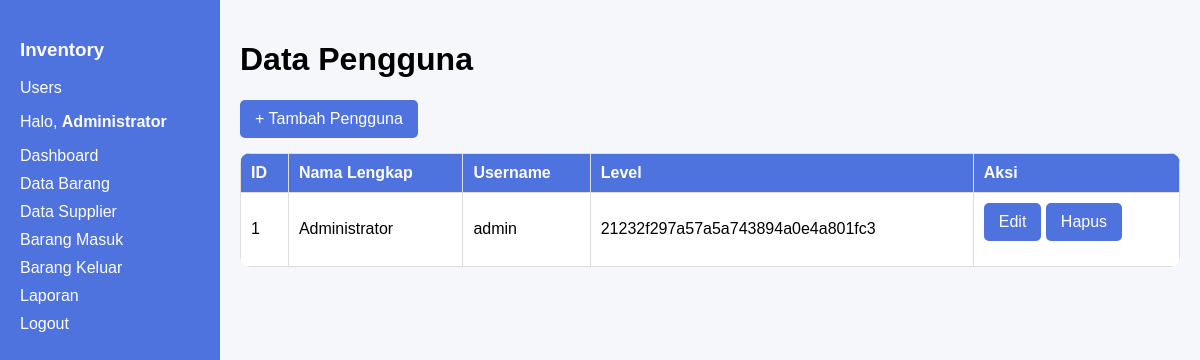
/users.php (signed in), run on the app's committed database.
### tables this page shows
CREATE TABLE `users` (
  `id` int(11) NOT NULL,
  `nama` varchar(100) DEFAULT NULL,
  `username` varchar(50) DEFAULT NULL,
  `password` varchar(255) DEFAULT NULL,
  `level` enum('Admin','User') DEFAULT 'User'
);

### users.php (the view, shortened to what this page needs)
<?php
include 'koneksi.php';
?>
<!DOCTYPE html>
<html>
<head>
</head>
<body>
<div class="sidebar">
    <h3>Inventory</h3>
    <a href="users.php">Users</a>
    <p>Halo, <strong><?= htmlspecialchars($_SESSION['user']['nama']) ?></strong></p>
    <a href="dashboard.php">Dashboard</a>
    <a href="barang.php">Data Barang</a>
    <a href="supplier.php">Data Supplier</a>
    <a href="barang_masuk.php">Barang Masuk</a>
    <a href="barang_keluar.php">Barang Keluar</a>
    <a href="laporan.php">Laporan</a>
    <a href="logout.php">Logout</a>
</div>
<div class="content">
<h1>Data Pengguna</h1>
<a class="btn" href="tambah_pengguna.php">+ Tambah Pengguna</a>
<table>
    <tr>
        <th>ID</th>
        <th>Nama Lengkap</th>
        <th>Username</th>
        <th>Level</th>
        <th>Aksi</th>
    </tr>
    <?php
    $result = mysqli_query($conn, "SELECT * FROM users");
    while($row = mysqli_fetch_assoc($result)) {
        echo "<tr>
                <td>".$row['id']."</td>
                <td>".$row['nama']."</td>
                <td>".$row['username']."</td>
                <td>".$row['password']."</td>
                <td>
                    <a class='btn' href='edit_pengguna.php?id=".$row['id']."'>Edit</a>
                    <a class='btn' href='hapus_pengguna.php?id=".$row['id']."' onclick='return confirm(\"Yakin hapus?\");'>Hapus</a>
                </td>
              </tr>";
    }
    ?>
</table>
</body>
</html>

### users.php (style rules this page uses)
body { font-family: Arial, sans-serif; margin: 0; padding: 0; background: #f5f7fa; }
.sidebar { width: 180px; height: 100vh; background: #4e73df; color: white; position: fixed; padding: 20px; }
.sidebar a { color: white; text-decoration: none; display: block; margin: 10px 0; }
.content { margin-left: 220px; padding: 20px; }
table { width: 100%; border-collapse: collapse; background: white; border-radius: 10px; overflow: hidden; }
th, td { border: 1px solid #ddd; padding: 10px; text-align: left; }
th { background: #4e73df; color: white; }
.btn { background-color: #4e73df; border: none; padding: 10px 15px; color: white; border-radius: 5px; text-decoration: none; display: inline-block; margin-bottom: 15px; }

### data on the page
users: id "1", nama "Administrator", username "admin", password "21232f297a57a5a743894a0e4a801fc3"

### other printed values
$_SESSION['user']['nama'] "Administrator"
